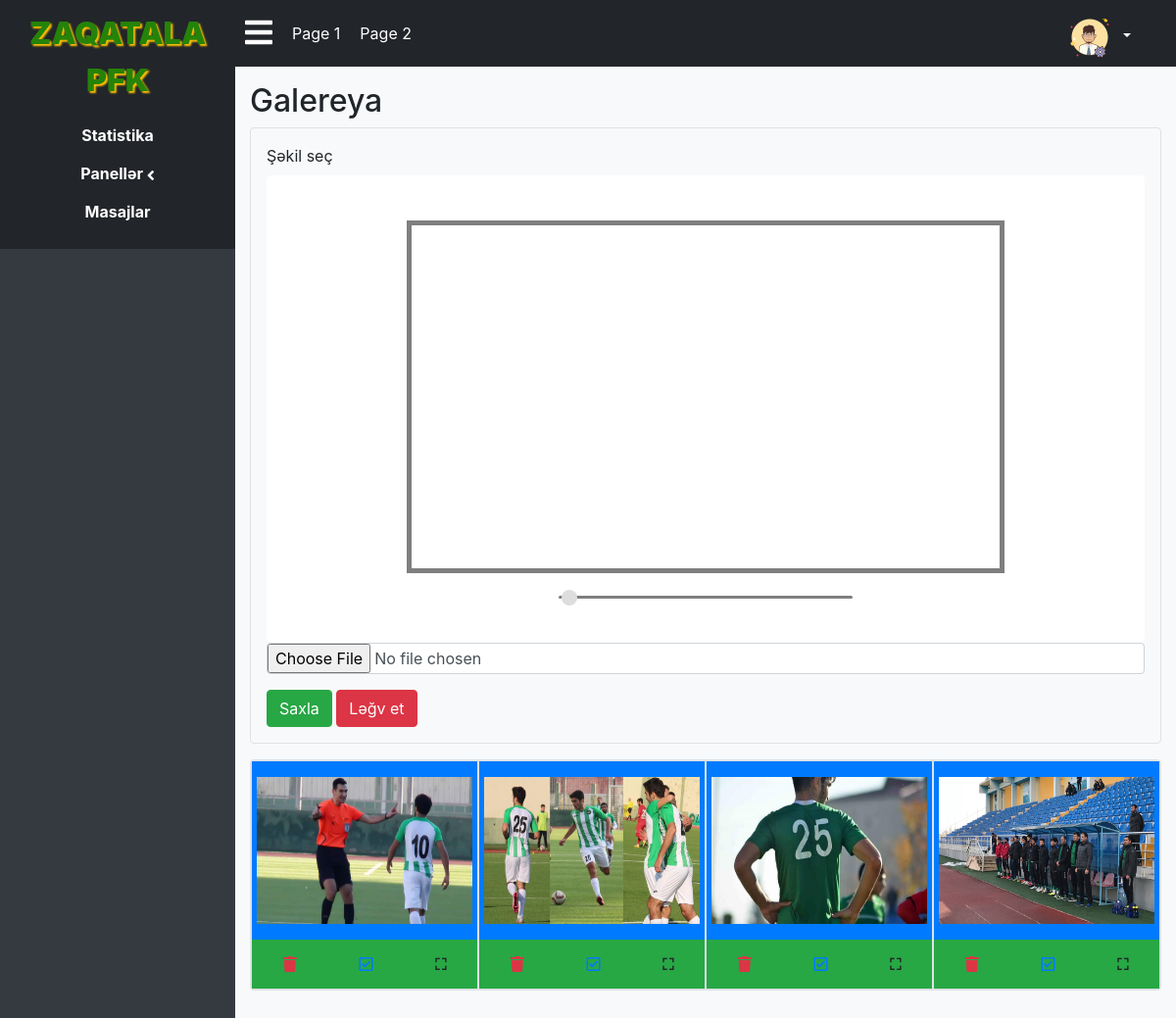
The page /admin/admin.php?page=galeri (signed in) on the database its author committed.
### tables this page shows
CREATE TABLE IF NOT EXISTS `galeri` (
  `id` int NOT NULL AUTO_INCREMENT,
  `image` varchar(100) NOT NULL,
  `video` varchar(100) NOT NULL,
  `tarix` timestamp NOT NULL DEFAULT CURRENT_TIMESTAMP,
  `status` int NOT NULL DEFAULT '0',
  PRIMARY KEY (`id`)
);

### admin/page/galeri.php (the view, shortened to what this page needs)
<div id="about" class="row">
    <div class="col-12 py-3 mb-5">
        <h2>Galereya</h2>
        <div class="row">
            <div id="file" class="col-12">
                <form method="POST" name="13" novalidate="novalidate" enctype="multipart/form-data">
                    <div class="col-12 border rounded p-3">
                        <label for="image">Şəkil seç</label>
                        <div id="uploadimageModal" class="col-12 p-0" role="dialog">
                            <div class="modal-content border-0">
                                <div class="modal-body ">
                                    <div class="col-12 p-0">
                                        <div class=" text-center">
                                            <div id="image_demo" class="w-100" style=" margin-top:30px"></div>
                                        </div>
                                    </div>
                                </div>
                            </div>
                        </div>
                        <input type="file" name="sekil" id="upload_image" class="form-control h-100 p-0 mb-3" />
                        <button id="save" type="button" class="crop_image btn btn-success">Saxla</button>
                        <button id="cancel" type="reset" class="btn btn-danger">Ləğv et</button>
                    </div>
                </form>
            </div>
            <div class="col-12 my-3">
                <div class="col-12 border rounded">
                    <div class="row">
                        <?php
                            $sql = "SELECT * FROM galeri ORDER BY `status` DESC";
                            $query = mysqli_query($conn, $sql);
                            while($res = mysqli_fetch_assoc($query)){
                                $check = ($res['status']) ? "-check" : "";
                                echo '<div class="col bg-primary p-0 border">
                                        <div class="row p-3 justify-content-center ">
                                            <img class="" style="height: 150px; max-width: 220px" src="../media/albom/'.$res['image'].'" alt="'.$res['image'].'">
                                        </div>
                                        <div class="col-12 bg-success px-0" style="height: 50px">
                                            <div class="row align-items-center justify-content-around m-0 h-100">
                                                <span class=""><a href="config.php?query=delete_galeri_image&id='.$res['id'].'"><i class="text-danger fas fa-trash"></i></a></span>
                                                <span class=""><a href="config.php?query=change_galeri_status&id='.$res['id'].'"><i class="far fa'.$check.'-square"></i></a></span>
                                                <span class=""><b>&#x26F6</b></span>
                                            </div>
                                        </div>
                                    </div>';
                            }
                        ?>
                    </div>
                </div>
            </div>
        </div>
    </div>
</div>

### admin/css/croppie.css (style rules this page uses)
.croppie-container { width: 100%; height: 100%; }

### admin/css/admin.css (style rules this page uses)
body { overflow: hidden; }

### rows shown on the page
galeri: image (picture), status 1 (drawn)
galeri: image (picture), status 1 (drawn)
galeri: image (picture), status 1 (drawn)
galeri: image (picture), status 1 (drawn)
